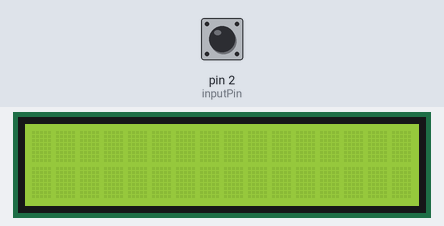
Bench run of a sketch on a simulated Arduino Uno, built with avr-gcc and run on an emulated ATmega328P. On the bench: 16×2 character LCD. The test bench sets the inputs (shaded band); at power-on: pin 2 (inputPin) HIGH. What the sketch prints to the serial monitor is not drawn.

Above: at 1.2 s.
1.3 s: pin 2 (inputPin) pulled LOW for 0.15 s
At 2.1 s:
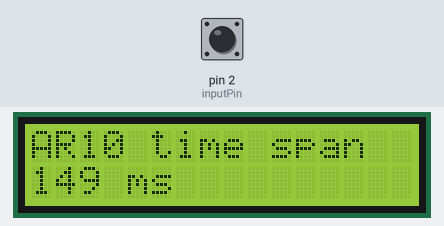
3.0 s: pin 2 (inputPin) pulled LOW for 1 s
At 4.6 s:
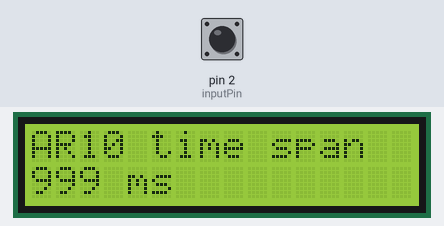
5.6 s: pin 2 (inputPin) pulled LOW for 1 s
At 7.8 s:
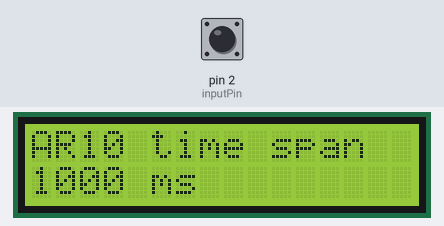
8.2 s: pin 2 (inputPin) pulled LOW for 3.2 s
At 12.7 s:
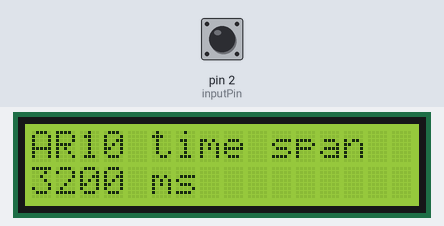
Timing chart, 0 to 14.0 s (numbered marks = the images above; inputs shaded):
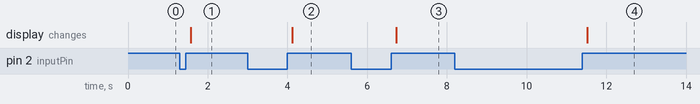

Measured:
- after the input at 1.3 s, the display: changes after 0.27 s (image 1)
- after the input at 3.0 s, the display: changes after 1.1 s (image 2)
- after the input at 5.6 s, the display: changes after 1.1 s (image 3)
- after the input at 8.2 s, the display: changes after 3.3 s (image 4)

The sketch:

ex_5_3.ino
```cpp
/*
 예제 5.3
 디지털 신호 입력 시간 측정하기
 */
#include <Wire.h>
// I2C LCD 라리브러리 설정
#include <LiquidCrystal_I2C.h>

LiquidCrystal_I2C lcd(0x27,16,2);

int blinkNumber = 0;
// 2번핀을 스위치 입력으로 설정
const int inputPin = 2;

// 현재의 시간을 저장하기 위한 변수
long startTime = 0;
// 실제 스위치가 눌린 후 지연되는 시간
long swCountTimer = 0;

void setup() {
  // 스위치 입력을 위하여 2번핀을 입력으로 설정하고 풀업시킨다
  pinMode(inputPin, INPUT_PULLUP);
  lcd.init(); // LCD 설정
  lcd.clear();      // LCD를 모두 지운다.
  lcd.backlight();  // 백라이트를 켠다.

  Serial.begin(9600);
}

void loop(){
  // 스위치 입력이 발생하였을 경우 실행
  if(digitalRead(inputPin) == LOW){
    // 현재의 시간을 startTime 변수에 넣는다.
    startTime = millis();
    // 스위치가 입력되는 동안 지연시킨다.
    while(digitalRead(inputPin) == LOW);
    // swCountTimer 변수에 스위치가 눌려진 시간을 넣는다.
    // 여기까지 측정된 시간에서 앞서 저장한 시간이 스위치가 눌려진 시간이 된다
    swCountTimer = millis() - startTime;
    // 시리얼 통신으로 값을 출력한다.
    Serial.print(swCountTimer);
    Serial.println(" ms");
    delay(100);

    // 모두 삭제
    lcd.clear();
     // 커서를 좌측 상단으로
    lcd.setCursor(0,0);
    // "Message from PC" 출력
    lcd.print("AR10 time span");
    // 커서를 두 번째 줄로
    lcd.setCursor(0,1);

    lcd.print(swCountTimer);
    lcd.print(" ms");

  };
}
```
